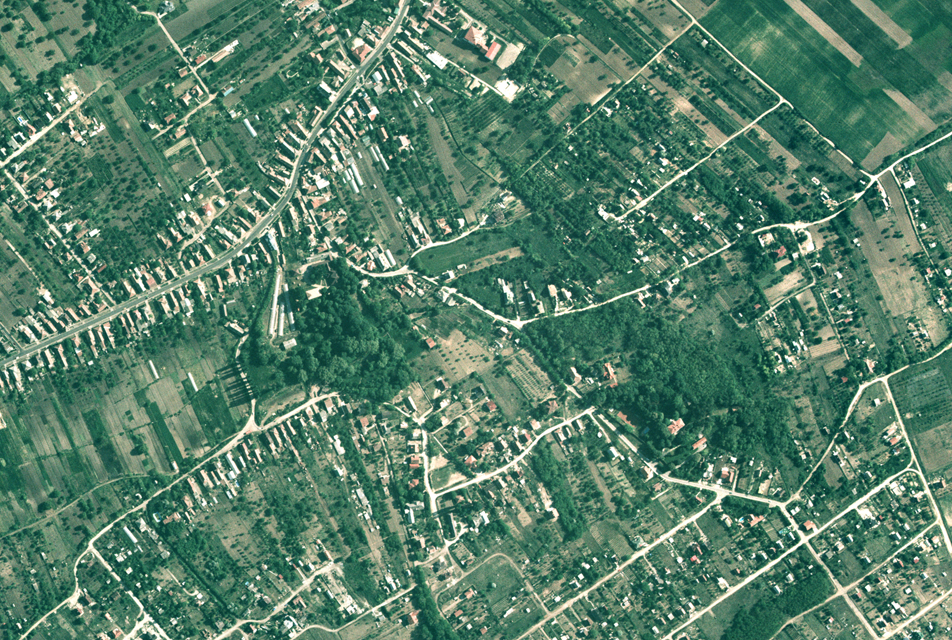
#> input picture supervised/data/ACD/Szada/train/10_im1.bmp, 952 x 640 px; its folder holds 4 pictures in this run
$ python get_sample.py
#> lines starting #> are read from the running program, lines starting #| are printed output that depends on the picture
import os
import cv2 as cv
import pickle
import numpy as np


def calculate_weight():
    train_path = './data/ACD/Szada/train'
    test_path = './data/ACD/Szada/test'
    all_count = 0
    true_count = 0
    for file_name in os.listdir(train_path):
        if file_name[-4:].upper() == '.BMP':
            img = cv.imread(os.path.join(train_path, file_name))
#> img is the input picture: shape (640, 952, 3); mean B, G, R 105.8, 126.9, 87.4
            if img.shape[0] > img.shape[1]:
                img = img[0:944, :, :]
            elif img.shape[0] < img.shape[1]:
                img = img[:, 0:944, :]
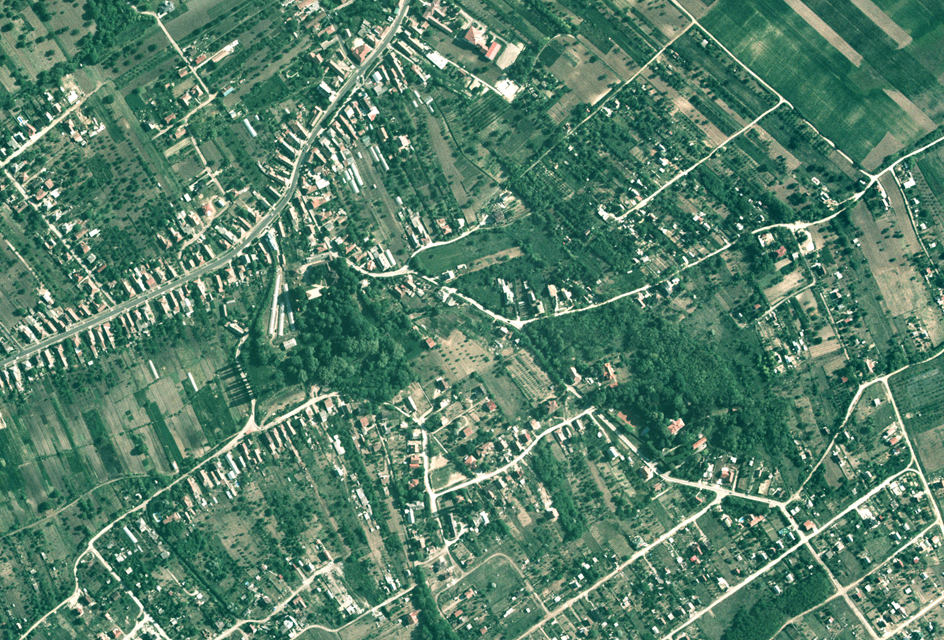
#> img: shape (640, 944, 3); mean B, G, R 105.7, 126.9, 87.3
            if 'gt.bmp' in file_name.lower():
                img = cv.cvtColor(img, cv.COLOR_RGB2GRAY)
                count = np.sum((img == 255))
                true_count += count
                all_count += img.shape[0] * img.shape[1]
#> pass 2 of the loop in calculate_weight, `for file_name in os.listdir(train_path):`:
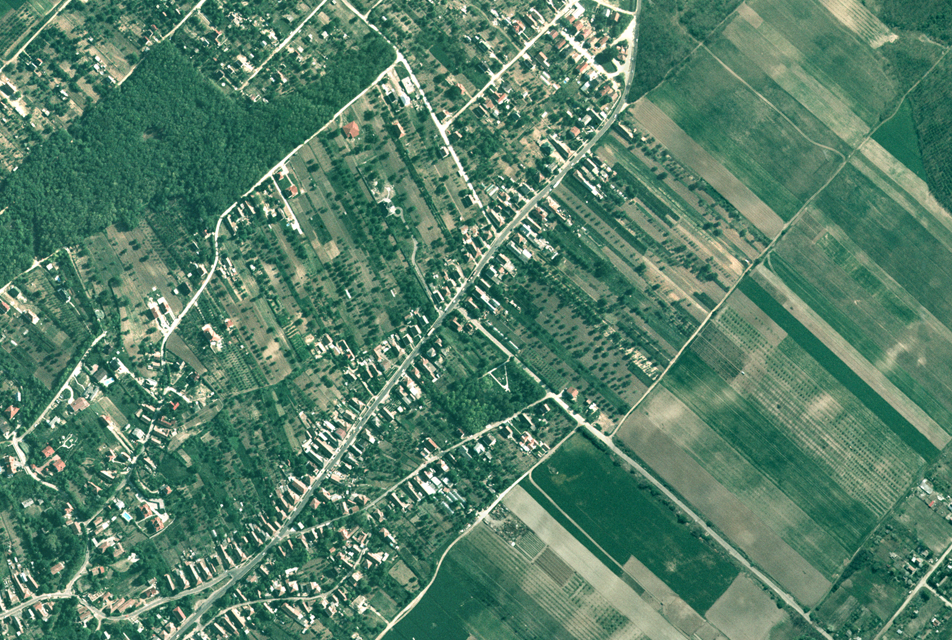
#> input picture supervised/data/ACD/Szada/train/11_im1.bmp, 952 x 640 px
#> in calculate_weight, img is the input picture: shape (640, 952, 3); mean B, G, R 104.8, 126.8, 87.4
#> in calculate_weight, `img = img[:, 0:944, :]`:
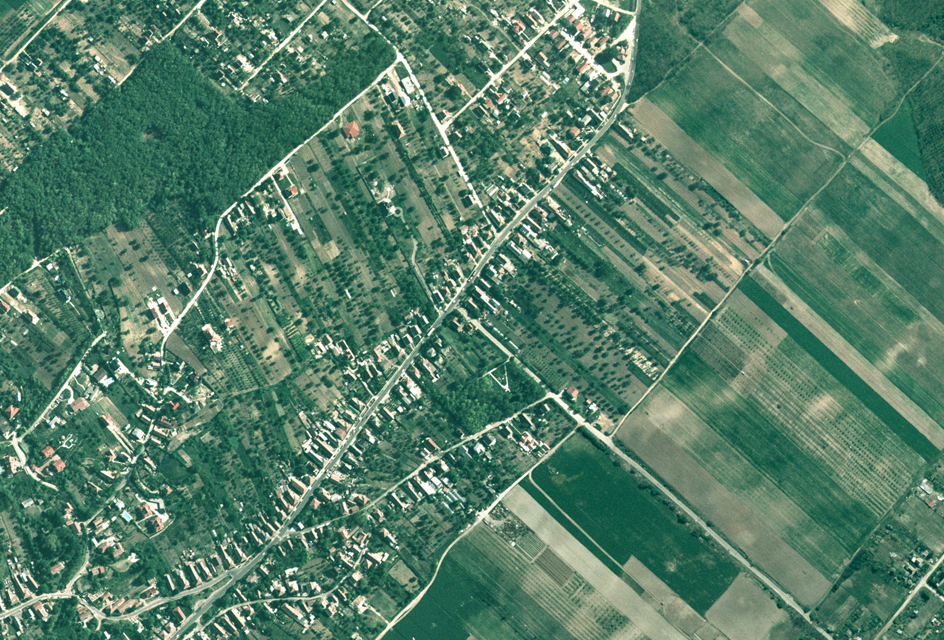
#> img: shape (640, 944, 3); mean B, G, R 104.9, 126.9, 87.5
#> pass 3 of the loop in calculate_weight, `for file_name in os.listdir(train_path):`:
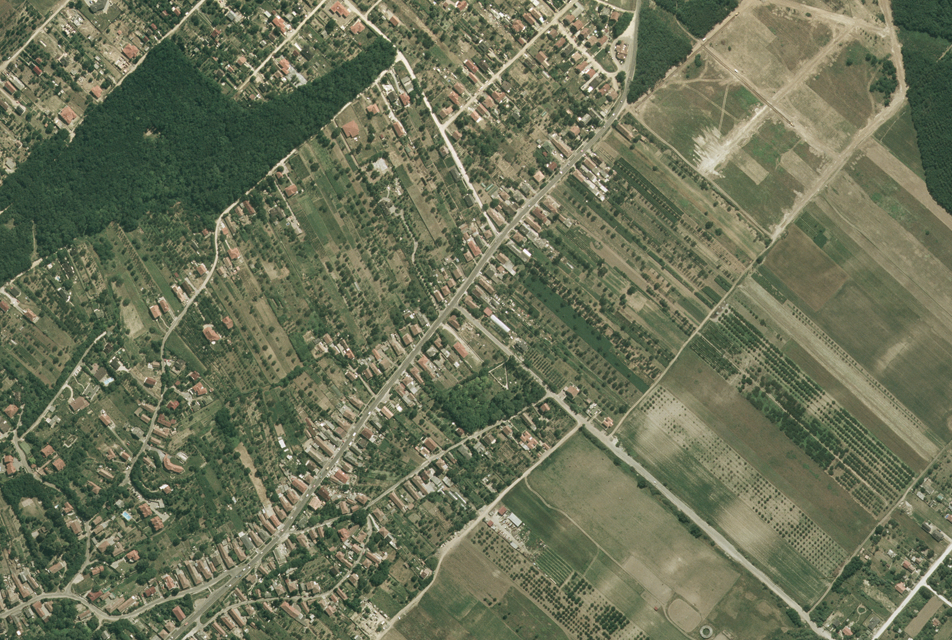
#> input picture supervised/data/ACD/Szada/train/11_im2.bmp, 952 x 640 px
#> in calculate_weight, img is the input picture: shape (640, 952, 3); mean B, G, R 87.6, 112.8, 107.4
#> in calculate_weight, `img = img[:, 0:944, :]`:
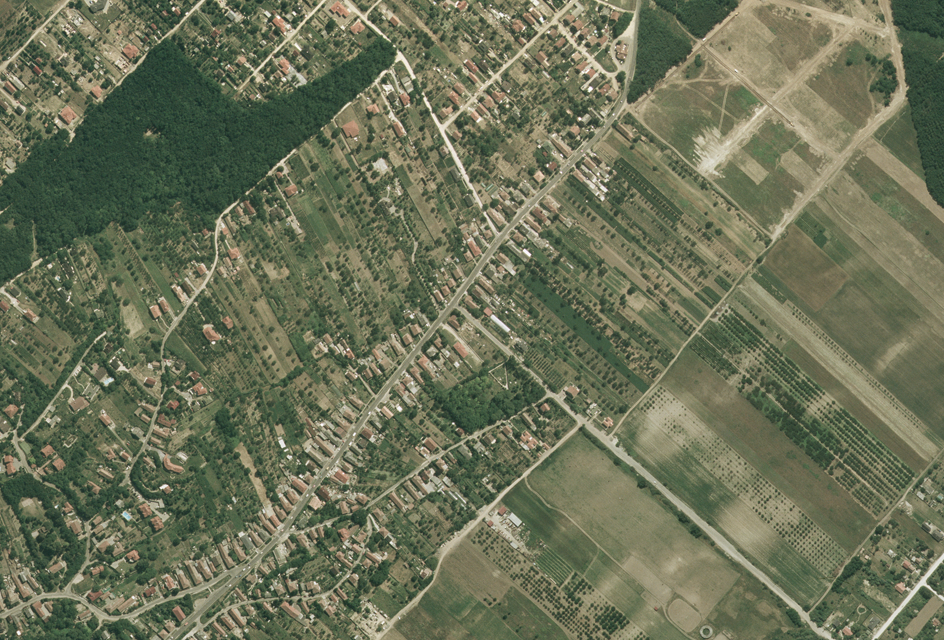
#> img: shape (640, 944, 3); mean B, G, R 87.6, 112.9, 107.5
#> the loop made 4 passes; the first 3 are shown
#> (the run stopped early here; a loop or call above may not have finished)
